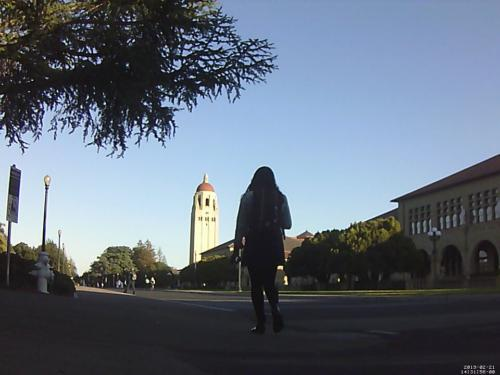
#> input picture stanCode_Projects/Pedestrian Removing Application/hoover/156-500.jpg, 500 x 375 px, given in place of greenland-fire.png, which was not available
$ python fire.py
#> lines starting #> are read from the running program, lines starting #| are printed output that depends on the picture
### stanCode_Projects/MyPhotoshop/simpleimage.py
#!/usr/bin/env python3

"""
Stanford CS106AP SimpleImage
Nick Parlante, Sonja Johnson-Yu, and Nick Bowman
 -6/2019 version has file reading, pix, and foreach iterator

SimpleImage Features:
Create image:
    image = SimpleImage.blank(400, 200)   # create new image of size
    image = SimpleImage('foo.jpg')        # create from file

Access size
    image.width, image.height

Iterate over all pixels:
    for pixel in image:
        #do something with pixel

Get pix at x,y
    pix = image.get_pix(x, y)
    # pix is RGB tuple like (100, 200, 0)

Set pix at x,y
    image.set_pix(x, y, pix)   # set data by tuple also

Get Pixel object at x,y
    pixel = image.get_pixel(x, y)
    pixel.red = 0
    pixel.blue = 255

Show image on screen
    image.show()

The main() function below demonstrates the above functions as a test.
"""

import sys
# If the following line fails, "Pillow" needs to be installed
from PIL import Image


def clamp(num):
    """
    Return a "clamped" version of the given num,
    converted to be an int limited to the range 0..255 for 1 byte.
    """
    num = int(num)
    if num < 0:
        return 0
    if num >= 256:
        return 255
    return num


class Pixel(object):
    """
    A pixel at an x,y in a SimpleImage.
    Supports set/get .red .green .blue
    and get .x .y
    """
    def __init__(self, image, x, y):
        self.image = image
        self._x = x
        self._y = y

    def __str__(self):
        return 'r:' + str(self.red) + ' g:' + str(self.green) + ' b:' + str(self.blue)

    # Pillow image stores each pixel color as a (red, green, blue) tuple.
    # So the functions below have to unpack/repack the tuple to change anything.

    @property
    def red(self):
        return self.image.px[self._x, self._y][0]

    @red.setter
    def red(self, value):
        rgb = self.image.px[self._x, self._y]
        self.image.px[self._x, self._y] = (clamp(value), rgb[1], rgb[2])

    @property
    def green(self):
        return self.image.px[self._x, self._y][1]

    @green.setter
    def green(self, value):
        rgb = self.image.px[self._x, self._y]
        self.image.px[self._x, self._y] = (rgb[0], clamp(value), rgb[2])

    @property
    def blue(self):
        return self.image.px[self._x, self._y][2]

    @blue.setter
    def blue(self, value):
        rgb = self.image.px[self._x, self._y]
        self.image.px[self._x, self._y] = (rgb[0], rgb[1], clamp(value))

    @property
    def x(self):
        return self._x

    @property
    def y(self):
        return self._y


# color tuples for background color names 'red' 'white' etc.
BACK_COLORS = {
    'white': (255, 255, 255),
    'black': (0, 0, 0),
    'red': (255, 0, 0),
    'green': (0, 255, 0),
    'blue': (0, 0, 255),
}


class SimpleImage(object):
    def __init__(self, filename, width=0, height=0, back_color=None):
        """
        Create a new image. This case works: SimpleImage('foo.jpg')
        To create a blank image use SimpleImage.blank(500, 300)
        The other parameters here are for internal/experimental use.
        """
#> called with filename = 'images/greenland-fire.png', width = 0, height = 0
        # Create pil_image either from file, or making blank
        if filename:
            self.pil_image = Image.open(filename).convert("RGB")
#> self.pil_image is the input picture: PIL image 500x375 RGB; mean R, G, B 98.2, 108.9, 122.5
            if self.pil_image.mode != 'RGB':
                raise Exception('Image file is not RGB')
            self._filename = filename  # hold onto
        else:
            if not back_color:
                back_color = 'white'
            color_tuple = BACK_COLORS[back_color]
            if width == 0 or height == 0:
                raise Exception('Creating blank image requires width/height but got {} {}'
                                .format(width, height))
            self.pil_image = Image.new('RGB', (width, height), color_tuple)
        self.px = self.pil_image.load()
        size = self.pil_image.size
#> size = (500, 375)
        self._width = size[0]
#> self._width = 500
        self._height = size[1]
#> self._height = 375
        self.curr_x = 0
        self.curr_y = 0

    def __iter__(self):
        return self

    def __next__(self):
        if self.curr_x < self.width and self.curr_y < self.height:
            x = self.curr_x
#> x = 0
            y = self.curr_y
            self.increment_curr_counters()
            return Pixel(self, x, y)
        else:
            self.curr_x = 0
            self.curr_y = 0
            raise StopIteration()

    def increment_curr_counters(self):
        self.curr_x += 1
        if self.curr_x == self.width:
            self.curr_x = 0
            self.curr_y += 1

    # [9 lines left out: functions blank, file, not called in this run]

    @property
    def width(self):
        """Width of image in pixels."""
        return self._width

    @property
    def height(self):
        """Height of image in pixels."""
        return self._height

    # [25 lines left out: functions get_pixel, set_pixel, set_rgb, not called in this run]

    def get_pix(self, x, y):
        """Get pix RGB tuple (200, 100, 50) for the given x,y."""
        return self.px[x, y]

    def set_pix(self, x, y, pix):
        """Set the given pix RGB tuple into the image at the given x,y."""
        self.px[x, y] = pix

    def show(self):
        """Displays the image using an external utility."""
        self.pil_image.show()

    # [39 lines left out: functions make_as_big_as, main, not called in this run]


# [2 lines that do not run on import are left out]

### stanCode_Projects/MyPhotoshop/fire.py
"""
File: fire.py
Name:
---------------------------------
This file contains a method called
highlight_fires which detects the
pixels that are recognized as fire
and highlights them for better observation.
"""
from simpleimage import SimpleImage


HURDLE_FACTOR = 1.05


def highlight_fires(filename):
    """
    :param filename: str, the filepath of a image.
    :return: SimpleImage, a image that highlight the location of on fire.
    """
    img_fire = SimpleImage(filename)
    for pixel in img_fire:
        avg = (pixel.red + pixel.blue + pixel.green) / 3
        if pixel.red > avg * HURDLE_FACTOR:
            pixel.red = 255
            pixel.green = 0
            pixel.blue = 0
        else:
            pixel.red = avg
            pixel.green = avg
            pixel.blue = avg
    return img_fire


def main():
    """
    TODO:
    """
    original_fire = SimpleImage('images/greenland-fire.png')
    original_fire.show()
    highlighted_fire = highlight_fires('images/greenland-fire.png')
    highlighted_fire.show()
#> in show (call 2), `self.pil_image.show()`:
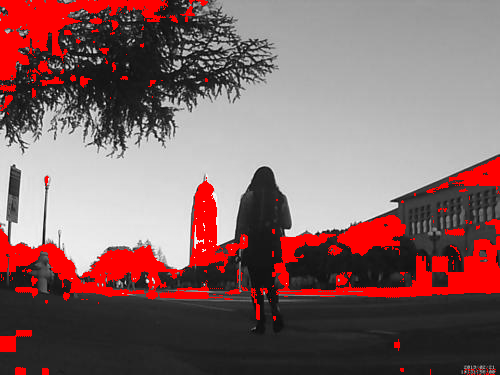
#> shown: PIL image 500x375 RGB; mean R, G, B 132.7, 102.4, 102.4


# DO NOT EDIT CODE BELOW THIS LINE #

if __name__ == '__main__':
    main()

$ run again, on stanCode_Projects/Pedestrian Removing Application/hoover/158-500.jpg
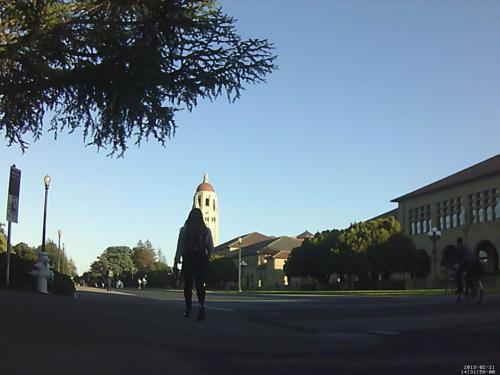
#> input picture stanCode_Projects/Pedestrian Removing Application/hoover/158-500.jpg, 500 x 375 px, given in place of greenland-fire.png, which was not available
#> in __init__, self.pil_image is the input picture: PIL image 500x375 RGB; mean R, G, B 94.9, 111.2, 124.3
#> in show (call 2), `self.pil_image.show()`:
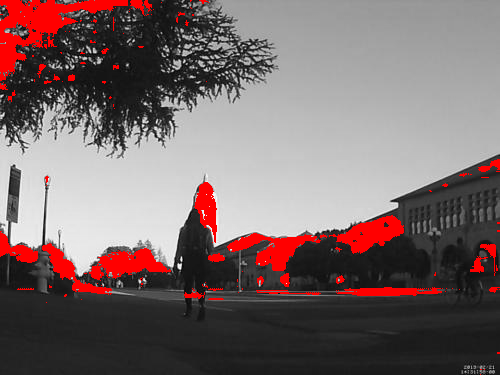
#> shown: PIL image 500x375 RGB; mean R, G, B 122, 105.5, 105.5
